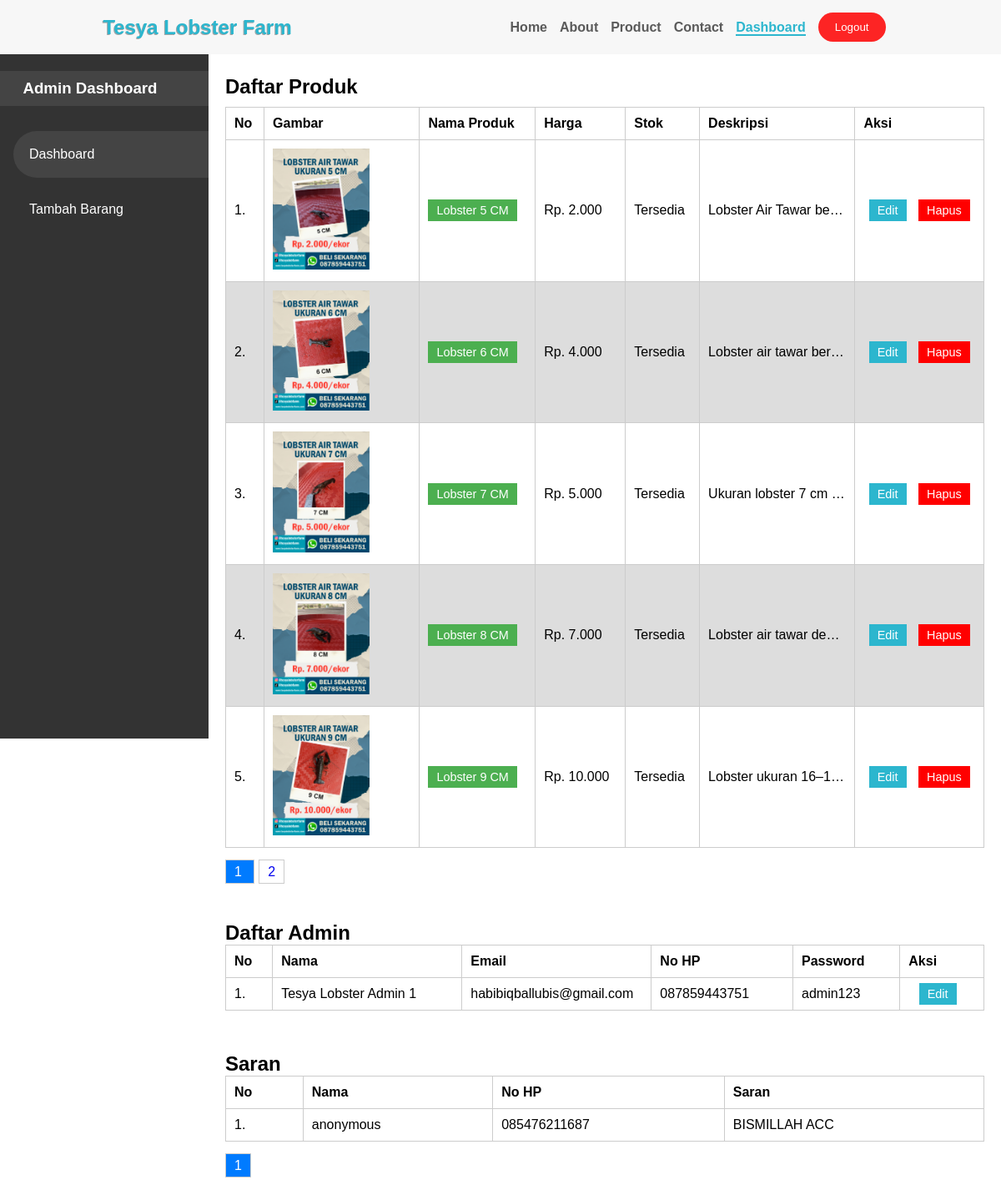
Screenshot of /dashboard.php (signed in) with the database file from the repository.
### tables this page shows
CREATE TABLE `product` (
  `ID` int(11) NOT NULL,
  `product_name` varchar(100) NOT NULL,
  `description` varchar(1000) NOT NULL,
  `stok` varchar(15) NOT NULL,
  `price` varchar(30) NOT NULL,
  `uniq_code` varchar(20) NOT NULL
);

CREATE TABLE `foto_produk` (
  `ID` int(11) NOT NULL,
  `product_name` varchar(50) NOT NULL,
  `uniq_code` varchar(20) NOT NULL,
  `gambar` varchar(50) NOT NULL
);

CREATE TABLE `kotak_saran` (
  `ID` int(11) NOT NULL,
  `Nama` varchar(50) NOT NULL,
  `WhatsApp` varchar(15) NOT NULL,
  `Saran` varchar(700) NOT NULL
);

### dashboard.php (the view, shortened to what this page needs)
<?php
include 'data/function.php';
?>
<!DOCTYPE html>
<html lang="id">
<head>
    <link rel="stylesheet" href="asset/css/main.css">
</head>
<body>
    <nav>
        <div class="main">
            <div class="logo">
                <h1>
                    <a href="">Tesya Lobster Farm</a>
                </h1>
            </div>
            <div class="list">
                <ul>
                    <li><a href="index.php">Home</a></li>
                    <li><a href="about.php">About</a></li>
                    <li><a href="product.php">Product</a></li>
                    <li><a href="contact.php">Contact</a></li>
                    <?php
                    if ($_SESSION['USER'] === true) {
                    ?>
                        <li><button id="logout">Logout</button></li>
                    <?php
                    } elseif ($_SESSION['ADMIN'] === true) {
                    ?>
                        <li><a href="dashboard.php" class="active">Dashboard</a></li>
                        <li><button id="logout">Logout</button></li>
                    <?php
                    } else {
                    ?>
                        <li><button id="login">Login</button></li>
                    <?php
                    }
                    ?>
                </ul>
            </div>
        </div>
    </nav>
    <div class="dashboard">
        <div class="sidebar" id="sidebar">
            <div class="box">
                <div class="sidebar-header">
                    <h3>Admin Dashboard</h3>
                </div>
                <ul class="sidebar-menu">
                    <li class="active"><a href="">Dashboard</a></li>
                    <li><a href="tambah-barang.php">Tambah Barang</a></li>
                </ul>
            </div>
        </div>
        <div class="main-content">
            <section class="produk-section" id="produk">
                <div class="heading">
                    <h2>Daftar Produk</h2>
                </div>
                <div class="container">
                    <table class="produk-table">
                        <thead>
                            <tr>
                                <th>No</th>
                                <th>Gambar</th>
                                <th>Nama Produk</th>
                                <th>Harga</th>
                                <th>Stok</th>
                                <th>Deskripsi</th>
                                <th>Aksi</th>
                            </tr>
                        </thead>
                        <tbody>
                            <?php
                            $page = isset($_GET['page']) ? (int)$_GET['page'] : 1;
                            $limit = 5;
                            $offset = ($page - 1) * $limit;
                            $totalQuery = "SELECT COUNT(*) as total FROM product";
                            $totalResult = $conn->query($totalQuery);
                            $totalData = $totalResult->fetch_assoc()['total'];
                            $totalPages = ceil($totalData / $limit);
                            $sql = "SELECT * FROM product LIMIT $limit OFFSET $offset";
                            $result = $conn->query($sql);
                            $i = $offset + 1;
                            if ($result->num_rows > 0) {
                                while ($row = $result->fetch_assoc()) {
                            ?>
                                    <tr>
                                        <td><?= $i++ ?>.</td>
                                        <td>
                                            <?php
                                            $namaProduk = $row['uniq_code'];
                                            $sqlGambar = "SELECT * FROM foto_produk WHERE uniq_code = '$namaProduk' LIMIT 1";
                                            $resultGambar = $conn->query($sqlGambar);
                                            if ($resultGambar->num_rows > 0) {
                                                $rowGambar = $resultGambar->fetch_assoc();
                                            ?>
                                                <img src="asset/upload/<?= $rowGambar['gambar'] ?>" alt="" width="70%">
                                            <?php } ?>
                                        </td>
                                        <td><a href="product.php?U=<?= $row['ID'] ?>"><?= $row['product_name'] ?></a></td>
                                        <td>Rp. <?= number_format($row["price"], 0, ',', '.') ?></td>
                                        <td><?= $row['stok'] ?></td>
                                        <td><?= $row['description'] ?></td>
                                        <td class="aksi">
                                            <a href="update.php?code=<?= $row['uniq_code'] ?>" class="edit">Edit</a>
                                            <a href="hapus-produk.php?UC=<?= $row['uniq_code'] ?>" class="hapus" id="hapus">Hapus</a>
                                        </td>
                                    </tr>
                            <?php
                                }
                            }
                            ?>
                        </tbody>
                    </table>
                </div>
                <div class="pagination">
                    <?php for ($p = 1; $p <= $totalPages; $p++): ?>
                        <a href="?page=<?= $p ?>#produk" style=" <?= $p == $page ? 'background:#007bff; color:white;' : '' ?>">
                            <?= $p ?>
                        </a>
                    <?php endfor; ?>
                </div>
            </section>
            <section class="admin-section">
                <h2>Daftar Admin</h2>
                <div class="container">
                    <table class="admin-table">
                        <thead>
                            <tr>
                                <th>No</th>
                                <th>Nama</th>
                                <th>Email</th>
                                <th>No HP</th>
                                <th>Password</th>
                                <th>Aksi</th>
                            </tr>
                        </thead>
                        <tbody>
                            <?php
                            $sqlAdmin = "SELECT * FROM admin";
                            $resultAdmin = $conn->query($sqlAdmin);
                            $i = 1;
                            if ($resultAdmin->num_rows > 0) {
                                while ($rowAdmin = $resultAdmin->fetch_assoc()) {
                            ?>
                                    <tr>
                                        <td><?= $i++ ?>.</td>
                                        <td><?= $rowAdmin['nama_admin'] ?></td>
                                        <td><?= $rowAdmin['email'] ?></td>
                                        <td><?= $rowAdmin['no_telp'] ?></td>
                                        <td><?= $rowAdmin['password'] ?></td>
                                        <td class="aksi">
                                            <a href="edit-admin.php?ID=<?= $rowAdmin['ID'] ?>" class="edit">Edit</a>
                                        </td>
                                    </tr>
                            <?php
                                }
                            }
                            ?>
                        </tbody>
                    </table>
                </div>
            </section>
            <section class="admin-section" id="saran">
                <h2>Saran</h2>
                <div class="container">
                    <table class="admin-table">
                        <thead>
                            <tr>
                                <th>No</th>
                                <th>Nama</th>
                                <th>No HP</th>
                                <th>Saran</th>
                            </tr>
                        </thead>
                        <?php
                        $page_saran = isset($_GET['page_saran']) ? (int)$_GET['page_saran'] : 1;
                        $limit_saran = 5;
                        $offset_saran = ($page_saran - 1) * $limit_saran;
                        $totalQuerySaran = "SELECT COUNT(*) as total FROM kotak_saran";
                        $totalResultSaran = $conn->query($totalQuerySaran);
                        $totalDataSaran = $totalResultSaran->fetch_assoc()['total'];
                        $totalPagesSaran = ceil($totalDataSaran / $limit_saran);
                        $sqlSaran = "SELECT * FROM kotak_saran ORDER BY id DESC LIMIT $limit_saran OFFSET $offset_saran";
                        $resultSaran = $conn->query($sqlSaran);
                        $i = $offset_saran + 1;
                        ?>
                        <tbody>
                            <?php
                            if ($resultSaran->num_rows > 0) {
                                while ($rowSaran = $resultSaran->fetch_assoc()) {
                            ?>
                                    <tr>
                                        <td><?= $i++ ?>.</td>
                                        <td><?= htmlspecialchars($rowSaran['Nama']) ?></td>
                                        <td><?= htmlspecialchars($rowSaran['WhatsApp']) ?></td>
                                        <td><?= htmlspecialchars($rowSaran['Saran']) ?></td>
                                    </tr>
                                <?php
                                }
                            } else {
                                ?>
                                <tr>
                                    <td colspan="4">Tidak ada data saran.</td>
                                </tr>
                            <?php } ?>
                        </tbody>
                    </table>
                </div>
                <div class="pagination">
                    <?php for ($p = 1; $p <= $totalPagesSaran; $p++): ?>
                        <a href="?page_saran=<?= $p ?>&page_produk=<?= $page_produk ?>#saran"
                            style="<?= $p == $page_saran ? 'background:#007bff; color:white;' : '' ?>">
                            <?= $p ?>
                        </a>
                    <?php endfor; ?>
                </div>
            </section>
        </div>
    </div>
</body>
</html>

### rows the page displays
product: foto_produk.gambar (picture), product_name "Lobster 5 CM", price "2.000", stok "Tersedia", description "Lobster Air Tawar be…"
product: foto_produk.gambar (picture), product_name "Lobster 6 CM", price "4.000", stok "Tersedia", description "Lobster air tawar ber…"
product: foto_produk.gambar (picture), product_name "Lobster 7 CM", price "5.000", stok "Tersedia", description "Ukuran lobster 7 cm…"
product: foto_produk.gambar (picture), product_name "Lobster 8 CM", price "7.000", stok "Tersedia", description "Lobster air tawar de…"
product: foto_produk.gambar (picture), product_name "Lobster 9 CM", price "10.000", stok "Tersedia", description "Lobster ukuran 16–1…"
kotak_saran: Nama "anonymous", WhatsApp "085476211687", Saran "BISMILLAH ACC"

### other values shown
$rowAdmin['nama_admin'] "Tesya Lobster Admin 1"
$rowAdmin['email'] "habibiqballubis@gmail.com"
$rowAdmin['no_telp'] "087859443751"
$rowAdmin['password'] "admin123"
